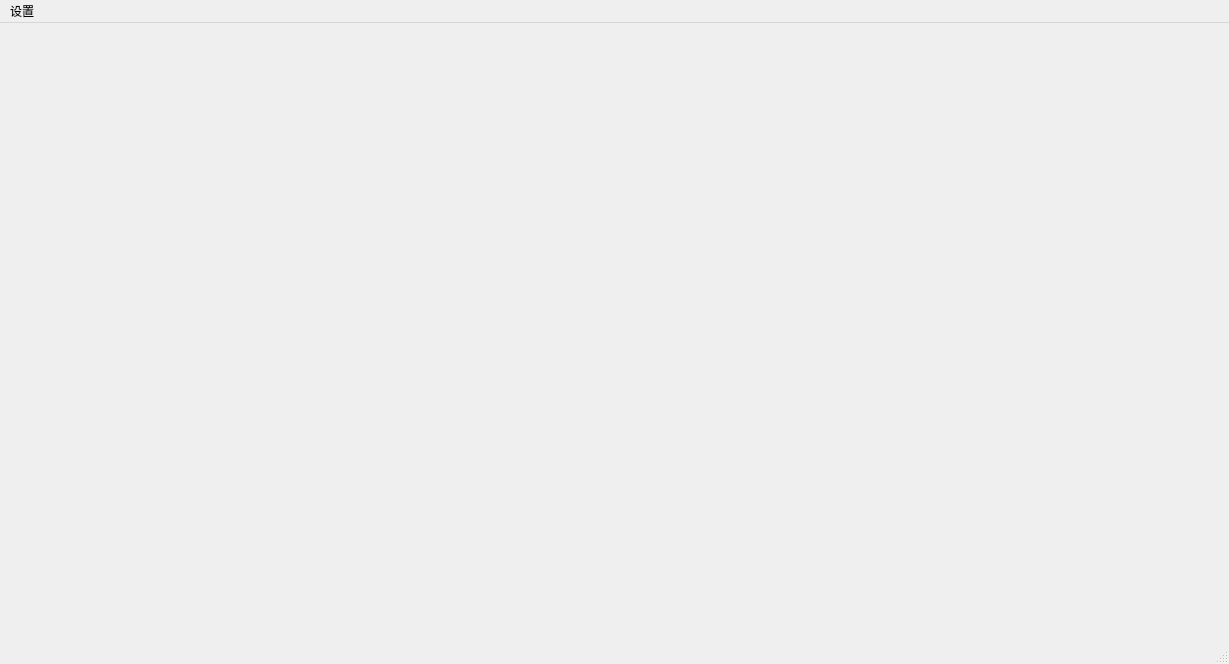
<?xml version="1.0" encoding="UTF-8"?>
<ui version="4.0">
 <class>MainWindow</class>
 <widget class="QMainWindow" name="MainWindow">
  <property name="geometry">
   <rect>
    <x>0</x>
    <y>0</y>
    <width>1229</width>
    <height>664</height>
   </rect>
  </property>
  <property name="windowTitle">
   <string>MainWindow</string>
  </property>
  <widget class="QWidget" name="centralwidget">
   <layout class="QGridLayout" name="gridLayout">
    <item row="0" column="0">
     <layout class="QHBoxLayout" name="horizontalLayout"/>
    </item>
   </layout>
  </widget>
  <widget class="QMenuBar" name="menubar">
   <property name="geometry">
    <rect>
     <x>0</x>
     <y>0</y>
     <width>1229</width>
     <height>22</height>
    </rect>
   </property>
   <widget class="QMenu" name="menusetting">
    <property name="title">
     <string>设置</string>
    </property>
    <addaction name="actionselect"/>
    <addaction name="actionhook"/>
   </widget>
   <addaction name="menusetting"/>
  </widget>
  <widget class="QStatusBar" name="statusbar"/>
  <action name="actionselect">
   <property name="text">
    <string>select</string>
   </property>
  </action>
  <action name="actionhook">
   <property name="text">
    <string>hook</string>
   </property>
  </action>
 </widget>
 <resources/>
 <connections/>
</ui>
